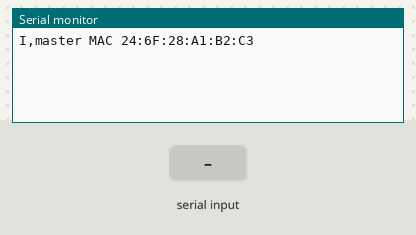
A sketch run on a simulated ESP32. On the bench: the last lines printed to the serial monitor. The inputs (shaded band) are chosen by the test bench. Random numbers use the default seed unless the sketch sets one.

Above: at 1.5 s.
1.6 s: "G 25\n" received over Serial
At 2.1 s:
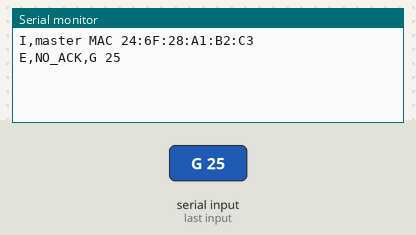
3.2 s: "0\n" received over Serial
At 4.5 s:
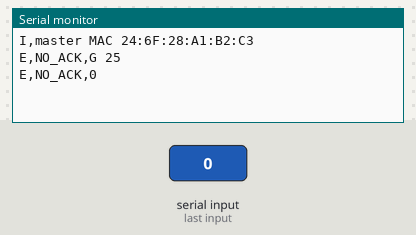

Measured:
- after the input at 1.6 s, the serial monitor: prints a new line after 0.12 s (image 1)
- after the input at 3.2 s, the serial monitor: prints a new line after 0.12 s (image 2)

The sketch:

master.ino
```cpp
/*
  Lead-screw MASTER — ESP32 ตัวไหนก็ได้ (ต่อแค่ USB กับคอม)
  ==========================================================
    คอม --(ข้อความคำสั่ง)--> master --ESP-NOW--> slave --> handleCommand() เดิม
    คอม <--(บรรทัด D/A/E/I)-- master <--ESP-NOW-- slave (telemetry ทุก 10 ms)

  คำสั่งพิมพ์เหมือน Serial Monitor ของ slave เลย: G 25 | M -5 | V 10 | A 50 | H | X | Z | S
  master ไม่ตีความคำสั่ง แค่ส่งข้อความต่อ (ยาวไม่เกิน 39 ตัวอักษร)

  บรรทัดที่ master พิมพ์ออก (plot.py อ่าน):
    D,t_ms,seq,target_mm,cmd_mm,enc_mm,flags   telemetry
    A,seq,<คำสั่ง>                             slave ได้รับคำสั่งแล้ว
    E,...                                      ส่งไม่ถึง / link หลุด
    I,...                                      ข้อมูลทั่วไป

  Arduino-ESP32 core 3.x (รองรับ 2.x ด้วย)
*/
#include <WiFi.h>
#include <esp_now.h>
#include <esp_wifi.h>
#include <esp_arduino_version.h>
#include "protocol.h"

uint8_t SLAVE_MAC[6] = {0x68, 0x67, 0x25, 0x26, 0x3D, 0x28};   // TODO: ดูจาก Serial ของ slave ตอนบูต

const uint32_t SERIAL_BAUD    = 115200;
const uint32_t ACK_TIMEOUT_MS = 30;
const uint8_t  MAX_TRIES      = 4;
const uint32_t HB_PERIOD_MS   = 200;   // ต้องสั้นกว่า LINK_TIMEOUT_MS ของ slave
const uint32_t LINK_WARN_MS   = 300;   // ไม่ได้ telemetry นานเกินนี้ = link หลุด

struct RxItem { uint8_t len; uint8_t data[FRAME_MAX_LEN]; };
QueueHandle_t rxQ;
volatile uint32_t rxDropped = 0;

struct Pending { bool active; CmdFrame f; uint32_t tSent; uint8_t tries; };
Pending  pend = {};
uint32_t txSeq;
uint32_t lastTxMs = 0, lastSlaveMs = 0;
bool     linkUp = false;

#if ESP_ARDUINO_VERSION_MAJOR >= 3
void onRecv(const esp_now_recv_info_t* info, const uint8_t* d, int len) {
  const uint8_t* mac = info->src_addr;
#else
void onRecv(const uint8_t* mac, const uint8_t* d, int len) {
#endif
  if (memcmp(mac, SLAVE_MAC, 6) != 0) return;
  if (len <= 0 || len > FRAME_MAX_LEN) return;
  RxItem it;
  it.len = len;
  memcpy(it.data, d, len);
  if (xQueueSend(rxQ, &it, 0) != pdTRUE) rxDropped++;   // callback: copy แล้วจบ
}

void txFrame(const void* p, size_t n) {
  esp_now_send(SLAVE_MAC, (const uint8_t*)p, n);
  lastTxMs = millis();
}

void sendCmd(const char* text) {
  if (pend.active) Serial.printf("I,seq %lu superseded\n", (unsigned long)pend.f.h.seq);
  memset(&pend.f, 0, sizeof pend.f);
  hdrInit(pend.f.h, MSG_CMD, ++txSeq);
  strncpy(pend.f.text, text, CMD_TEXT_MAX - 1);
  pend.active = true;
  pend.tries  = 1;
  pend.tSent  = millis();
  txFrame(&pend.f, sizeof pend.f);
}

void pollSerial() {
  static char line[CMD_TEXT_MAX];
  static uint8_t n = 0;
  static bool tooLong = false;
  while (Serial.available()) {
    char ch = Serial.read();
    if (ch == '\r') continue;
    if (ch != '\n') {
      if (n < sizeof(line) - 1) line[n++] = ch; else tooLong = true;
      continue;
    }
    line[n] = 0;
    if (tooLong)  Serial.println("E,TOO_LONG");
    else if (n)   sendCmd(line);
    n = 0; tooLong = false;
  }
}

void handleRx(const RxItem& it) {
  uint8_t type;
  if (!frameValid(it.data, it.len, type)) return;
  lastSlaveMs = millis();
  if (!linkUp) { linkUp = true; Serial.println("I,link up"); }

  if (type == MSG_TELEM) {
    TelemFrame f;
    memcpy(&f, it.data, sizeof f);
    char line[80];
    formatTelemLine(line, sizeof line, f);
    Serial.print(line);
  } else if (type == MSG_ACK) {
    AckFrame a;
    memcpy(&a, it.data, sizeof a);
    if (pend.active && a.h.seq == pend.f.h.seq) {
      pend.active = false;
      Serial.printf("A,%lu,%s\n", (unsigned long)a.h.seq, pend.f.text);
    }
  }
}

void setup() {
  Serial.begin(SERIAL_BAUD);
  delay(300);
  rxQ = xQueueCreate(32, sizeof(RxItem));

  WiFi.mode(WIFI_STA);
  WiFi.setSleep(false);
  esp_wifi_set_channel(ESPNOW_CHANNEL, WIFI_SECOND_CHAN_NONE);
  if (esp_now_init() != ESP_OK) {
    Serial.println("E,ESPNOW_INIT_FAILED");
    while (true) delay(1000);
  }
  esp_now_register_recv_cb(onRecv);

  esp_now_peer_info_t p = {};
  memcpy(p.peer_addr, SLAVE_MAC, 6);
  p.channel = 0;
  p.encrypt = false;
  if (esp_now_add_peer(&p) != ESP_OK) Serial.println("E,ADD_PEER_FAILED");

  txSeq = esp_random();   // กัน slave มองคำสั่งแรกหลัง master รีบูตว่าเป็นของซ้ำ
  Serial.printf("I,master MAC %s\n", WiFi.macAddress().c_str());
}

void loop() {
  pollSerial();

  RxItem it;
  while (xQueueReceive(rxQ, &it, 0) == pdTRUE) handleRx(it);

  uint32_t now = millis();

  if (pend.active && now - pend.tSent >= ACK_TIMEOUT_MS) {      // ไม่ได้ ACK → ส่งซ้ำ seq เดิม
    if (pend.tries < MAX_TRIES) {
      pend.tries++;
      pend.tSent = now;
      txFrame(&pend.f, sizeof pend.f);
    } else {
      Serial.printf("E,NO_ACK,%s\n", pend.f.text);
      pend.active = false;
    }
  }

  if (now - lastTxMs >= HB_PERIOD_MS) {                         // heartbeat
    Hdr h;
    hdrInit(h, MSG_HB, 0);
    txFrame(&h, sizeof h);
  }

  if (linkUp && now - lastSlaveMs > LINK_WARN_MS) {
    linkUp = false;
    Serial.println("E,LINK_DOWN");
  }

  static uint32_t reported = 0;
  if (rxDropped != reported) {
    reported = rxDropped;
    Serial.printf("I,rx queue overflow total=%lu\n", (unsigned long)reported);
  }

  delay(1);   // ให้ IDLE task ได้รัน (กัน WDT)
}
```

protocol.h
```cpp
#pragma once
/*
  protocol.h — frame ESP-NOW ที่ใช้ร่วมกันระหว่าง master และ slave
  ต้องเป็นไฟล์เดียวกันทั้งสองฝั่ง: copy ไปไว้ในโฟลเดอร์ sketch ทั้งสองตัว

  master -> slave : MSG_CMD  ข้อความคำสั่งดิบ เช่น "G 25" → slave ส่งเข้า handleCommand() เดิมเลย
                    MSG_HB   heartbeat ทุก 200 ms (ให้ slave จับคู่ + รู้ว่า link ยังอยู่)
  slave  -> master: MSG_ACK  ตอบทุก CMD (seq เดียวกัน)
                    MSG_TELEM ทุก 10 ms

  master ส่ง CMD ซ้ำ (seq เดิม) ถ้าไม่ได้ ACK, slave จำ seq ล่าสุดไว้ → ของซ้ำจะไม่ถูกทำซ้ำ
*/
#include <stdint.h>
#include <stddef.h>
#include <stdio.h>
#include <string.h>

#define PROTO_MAGIC    0xA5
#define PROTO_VER      2
#define ESPNOW_CHANNEL 1          // ทั้งสองตัวต้องตรงกัน
#define CMD_TEXT_MAX   40         // รวม '\0'

enum MsgType : uint8_t { MSG_CMD = 1, MSG_ACK = 2, MSG_TELEM = 3, MSG_HB = 4 };
enum AckStatus : uint8_t { ACK_OK = 0, ACK_DUP = 1 };

// bit ใน TelemFrame.flags
#define FL_RUNNING 0x01
#define FL_HOMED   0x02

struct __attribute__((packed)) Hdr {
  uint8_t  magic, ver, type, rsv;
  uint32_t seq;
};

struct __attribute__((packed)) CmdFrame {
  Hdr  h;
  char text[CMD_TEXT_MAX];
};

struct __attribute__((packed)) AckFrame {      // h.seq = seq ของคำสั่งที่ตอบ
  Hdr     h;
  uint8_t status, rsv[3];
};

struct __attribute__((packed)) TelemFrame {
  Hdr      h;
  uint32_t t_ms;        // millis() ของ slave ตอน sample → ใช้เป็นแกนเวลา
  float    target_mm;   // เป้าหมายของ move ล่าสุด
  float    cmd_mm;      // ตำแหน่งที่สั่ง (step ที่ปล่อยไปแล้ว)
  float    enc_mm;      // ตำแหน่งจริงจาก encoder
  uint8_t  flags, rsv[3];
};

static_assert(sizeof(Hdr)        == 8,  "Hdr");
static_assert(sizeof(CmdFrame)   == 48, "CmdFrame");
static_assert(sizeof(AckFrame)   == 12, "AckFrame");
static_assert(sizeof(TelemFrame) == 28, "TelemFrame");
#define FRAME_MAX_LEN 48

inline void hdrInit(Hdr& h, uint8_t type, uint32_t seq) {
  h.magic = PROTO_MAGIC; h.ver = PROTO_VER; h.type = type; h.rsv = 0; h.seq = seq;
}

inline bool frameValid(const uint8_t* d, int len, uint8_t& type) {
  if (len < (int)sizeof(Hdr) || d[0] != PROTO_MAGIC || d[1] != PROTO_VER) return false;
  type = d[2];
  switch (type) {
    case MSG_CMD:   return len == (int)sizeof(CmdFrame);
    case MSG_ACK:   return len == (int)sizeof(AckFrame);
    case MSG_TELEM: return len == (int)sizeof(TelemFrame);
    case MSG_HB:    return len == (int)sizeof(Hdr);
  }
  return false;
}

// บรรทัดที่ master พิมพ์ให้ Python:  D,t_ms,seq,target_mm,cmd_mm,enc_mm,flags
inline int formatTelemLine(char* buf, size_t n, const TelemFrame& f) {
  return snprintf(buf, n, "D,%lu,%lu,%.3f,%.3f,%.3f,%u\n",
                  (unsigned long)f.t_ms, (unsigned long)f.h.seq,
                  (double)f.target_mm, (double)f.cmd_mm, (double)f.enc_mm, (unsigned)f.flags);
}
```
